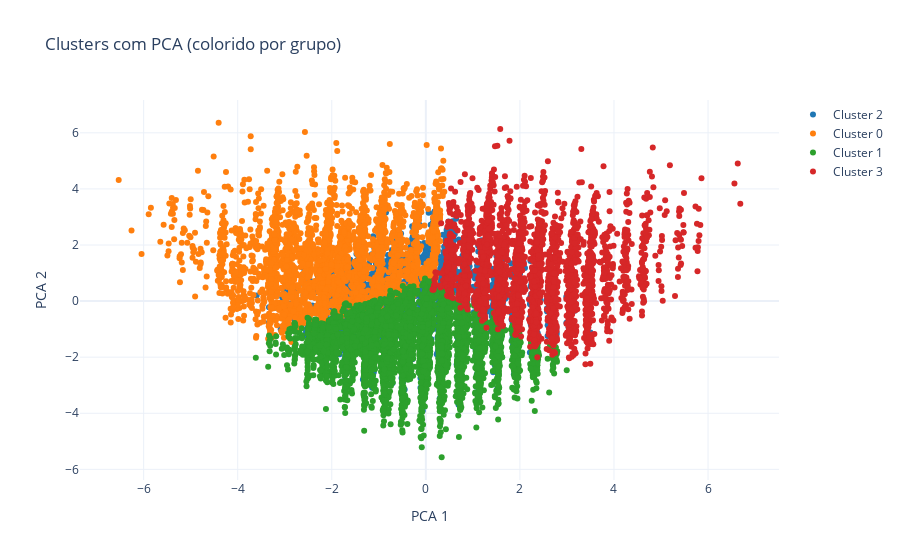

This figure's notebook cell:
### Code cell
pca = PCA(n_components=2)
X_pca = pca.fit_transform(X_scaled)
df_profile_c['pca1'] = X_pca[:, 0]
df_profile_c['pca2'] = X_pca[:, 1]

unique_clusters = df_profile_c['cluster'].unique()

fig = go.Figure()
for i, cluster in enumerate(unique_clusters):
    cluster_data = df_profile_c[df_profile_c['cluster'] == cluster]
    fig.add_trace(go.Scatter(
        x=cluster_data['pca1'],
        y=cluster_data['pca2'],
        mode='markers',
        name=f'Cluster {cluster}',
        marker=dict(color=DEFAULT_PLOTLY_COLORS[i]),
    ))

fig.update_layout(
    title='Clusters com PCA (colorido por grupo)',
    xaxis_title='PCA 1',
    yaxis_title='PCA 2',
    template='plotly_white'
)
fig.show()

### Figure 1 — Plotly figure (JSON) as saved in the notebook; plotly's stock layout.template omitted (floating-point values rounded to 4 significant figures; data arrays with more than 128 entries replaced by an {"elided": "..."} marker saying what was removed)
{"data": [{"marker": {"color": "rgb(31, 119, 180)"}, "mode": "markers", "name": "Cluster 2", "type": "scatter", "x": {"elided": "3889 float values"}, "y": {"elided": "3889 float values"}}, {"marker": {"color": "rgb(255, 127, 14)"}, "mode": "markers", "name": "Cluster 0", "type": "scatter", "x": {"elided": "2961 float values"}, "y": {"elided": "2961 float values"}}, {"marker": {"color": "rgb(44, 160, 44)"}, "mode": "markers", "name": "Cluster 1", "type": "scatter", "x": {"elided": "4992 float values"}, "y": {"elided": "4992 float values"}}, {"marker": {"color": "rgb(214, 39, 40)"}, "mode": "markers", "name": "Cluster 3", "type": "scatter", "x": {"elided": "2983 float values"}, "y": {"elided": "2983 float values"}}], "layout": {"title": {"text": "Clusters com PCA (colorido por grupo)"}, "xaxis": {"title": {"text": "PCA 1"}}, "yaxis": {"title": {"text": "PCA 2"}}}}
